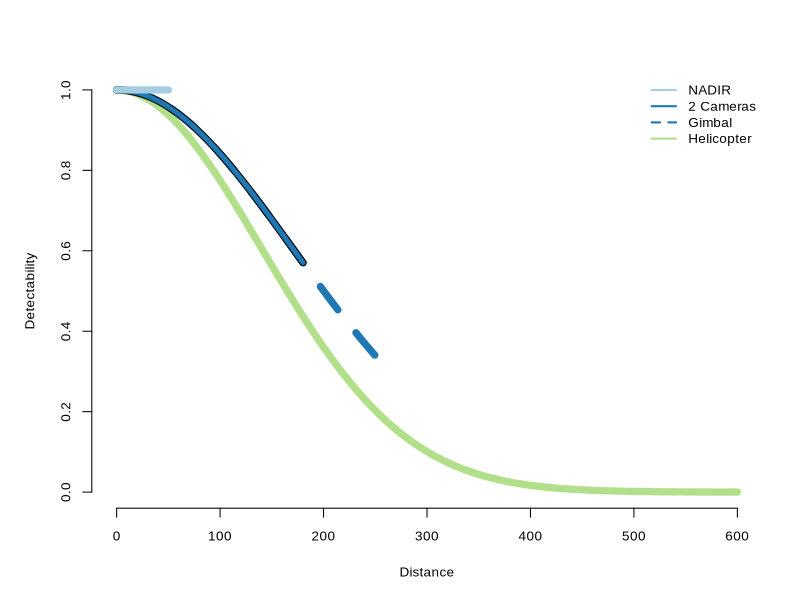

This figure's R source:
# Load necessary library
library(grDevices)
library(RColorBrewer)
library(here)


# Function to compute detectability values
compute_detectability <- function(key.function, scale.param, shape.param, truncation) {
  distances <- seq(0, truncation, length.out = 100)
  if (key.function == "hn") {
    detectability <- exp(-distances^2 / (2 * scale.param^2))
  } else if (key.function == "uf") {
    detectability <- rep(scale.param, length(distances))
  } else {
    stop("Unsupported key function")
  }
  data.frame(distance = distances, detectability = detectability)
}

# Generate data for each detection function
detect_H_data <- compute_detectability("hn", 140, NULL, 600)
detect_FW2_data <- compute_detectability("hn", 170, NULL, 180)
detect_FWG_data <- compute_detectability("hn", 170, NULL, 260)
detect_uf_data <- compute_detectability("uf", 1, NULL, 50)
# detect_uf_data <- compute_detectability("hn", 170, NULL, 50)

# Define custom colors
custom_colors <- c("#a6cee3", "#1f78b4", "#1f78b4", "#b2df8a")

# Set the output file path using the here package
output_path <- here("Output", "Plots", "detectability_plot.tiff")

# Open a TIFF device
tiff(filename = output_path, width = 2250, height = 1125, units = "px", res = 300)

# Set graphical parameters for A4 size
par(mar = c(5, 5, 4, 2) + 0.1, cex = 0.9, cex.lab = 0.9, cex.axis = 0.9, lwd = 1, bty = "n", family = "Arial")

# Plot the data
plot(detect_H_data$distance, detect_H_data$detectability, type = "l", col = custom_colors[4], lwd = 7, xlim = c(0, 600), ylim = c(0, 1), xlab = "Distance", ylab = "Detectability")
lines(detect_FWG_data$distance, detect_FWG_data$detectability, col = custom_colors[3], lwd = 7, lty = 2) # Dotted line
lines(detect_FW2_data$distance, detect_FW2_data$detectability, col = 'black', lwd = 7) # Shadow
lines(detect_FW2_data$distance, detect_FW2_data$detectability, col = custom_colors[2], lwd = 5) 
lines(detect_uf_data$distance, detect_uf_data$detectability, col = custom_colors[1], lwd = 7)

# Add a legend
legend("topright", legend = c("NADIR", "2 Cameras", "Gimbal", "Helicopter"), col = custom_colors, lty = c(1, 1, 2, 1), lwd = 2, cex = 0.9, box.lwd = 1, box.col = "NA", bg = "white")

# Close the TIFF device
dev.off()
